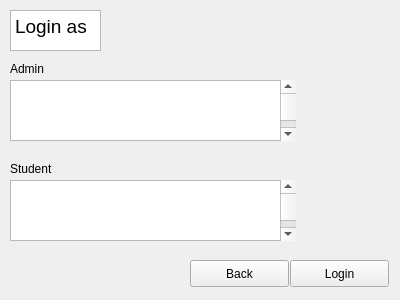
<?xml version="1.0" encoding="UTF-8"?>
<ui version="4.0">
 <class>loginPage</class>
 <widget class="QWidget" name="loginPage">
  <property name="geometry">
   <rect>
    <x>0</x>
    <y>0</y>
    <width>400</width>
    <height>300</height>
   </rect>
  </property>
  <property name="windowTitle">
   <string>User Login Page</string>
  </property>
  <widget class="QTextBrowser" name="textBrowser">
   <property name="geometry">
    <rect>
     <x>10</x>
     <y>10</y>
     <width>91</width>
     <height>41</height>
    </rect>
   </property>
   <property name="html">
    <string>&lt;!DOCTYPE HTML PUBLIC &quot;-//W3C//DTD HTML 4.0//EN&quot; &quot;http://www.w3.org/TR/REC-html40/strict.dtd&quot;&gt;
&lt;html&gt;&lt;head&gt;&lt;meta name=&quot;qrichtext&quot; content=&quot;1&quot; /&gt;&lt;style type=&quot;text/css&quot;&gt;
p, li { white-space: pre-wrap; }
&lt;/style&gt;&lt;/head&gt;&lt;body style=&quot; font-family:'Ubuntu'; font-size:11pt; font-weight:400; font-style:normal;&quot;&gt;
&lt;p style=&quot; margin-top:0px; margin-bottom:0px; margin-left:0px; margin-right:0px; -qt-block-indent:0; text-indent:0px;&quot;&gt;&lt;span style=&quot; font-size:14pt;&quot;&gt;Login as&lt;/span&gt;&lt;/p&gt;&lt;/body&gt;&lt;/html&gt;</string>
   </property>
  </widget>
  <widget class="QLabel" name="adminLabel">
   <property name="geometry">
    <rect>
     <x>10</x>
     <y>60</y>
     <width>67</width>
     <height>17</height>
    </rect>
   </property>
   <property name="text">
    <string>Admin</string>
   </property>
  </widget>
  <widget class="QLabel" name="studentLabel">
   <property name="geometry">
    <rect>
     <x>10</x>
     <y>160</y>
     <width>67</width>
     <height>17</height>
    </rect>
   </property>
   <property name="text">
    <string>Student</string>
   </property>
  </widget>
  <widget class="QListWidget" name="adminlistWidget">
   <property name="geometry">
    <rect>
     <x>10</x>
     <y>80</y>
     <width>271</width>
     <height>61</height>
    </rect>
   </property>
  </widget>
  <widget class="QListWidget" name="studentlistWidget">
   <property name="geometry">
    <rect>
     <x>10</x>
     <y>180</y>
     <width>271</width>
     <height>61</height>
    </rect>
   </property>
  </widget>
  <widget class="QPushButton" name="loginButton">
   <property name="geometry">
    <rect>
     <x>290</x>
     <y>260</y>
     <width>99</width>
     <height>27</height>
    </rect>
   </property>
   <property name="text">
    <string>Login</string>
   </property>
  </widget>
  <widget class="QScrollBar" name="admincVscroll">
   <property name="geometry">
    <rect>
     <x>280</x>
     <y>80</y>
     <width>16</width>
     <height>61</height>
    </rect>
   </property>
   <property name="orientation">
    <enum>Qt::Vertical</enum>
   </property>
  </widget>
  <widget class="QScrollBar" name="studentVscroll">
   <property name="geometry">
    <rect>
     <x>280</x>
     <y>180</y>
     <width>16</width>
     <height>61</height>
    </rect>
   </property>
   <property name="orientation">
    <enum>Qt::Vertical</enum>
   </property>
  </widget>
  <widget class="QPushButton" name="pushButton">
   <property name="geometry">
    <rect>
     <x>190</x>
     <y>260</y>
     <width>99</width>
     <height>27</height>
    </rect>
   </property>
   <property name="text">
    <string>Back</string>
   </property>
  </widget>
 </widget>
 <resources/>
 <connections/>
</ui>
